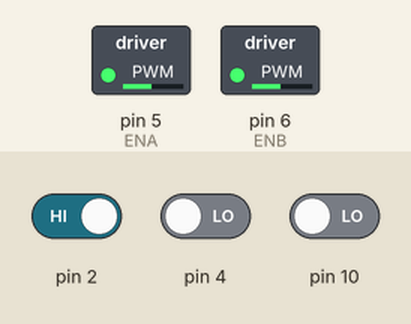
Recording of a sketch running on a simulated Arduino Uno, built with avr-gcc and run on an emulated ATmega328P. Shown: switched loads named in the sketch (green lamp = pin HIGH). The inputs (shaded band) are chosen by the test bench; at power-on: pin 2 HIGH, pin 4 LOW, pin 10 LOW. What the sketch prints to the serial monitor is not drawn.

Above: at 1.2 s.
1.3 s: pin 2 driven LOW
At 1.77 s:
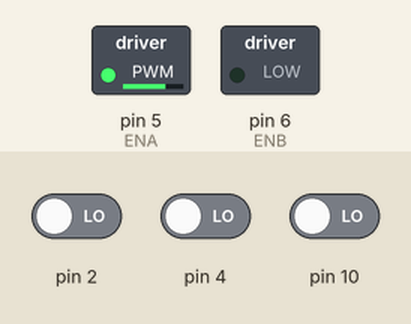
4.3 s: pin 2 driven HIGH
At 4.9 s:
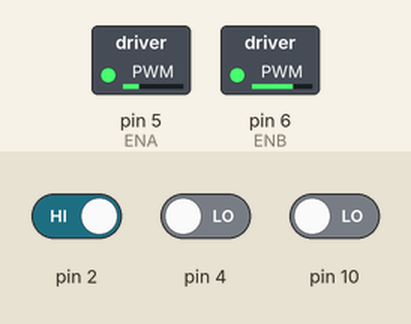
5.8 s: pin 4 driven HIGH
At 6.31 s:
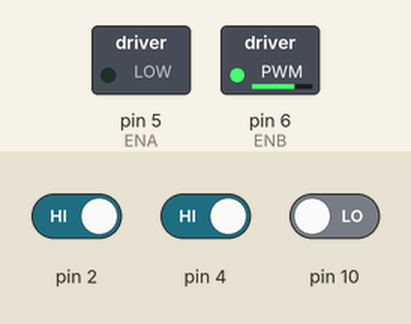
8.8 s: pin 10 driven HIGH
Timing chart, 0 to 12.8 s (numbered marks = the images above; inputs shaded):
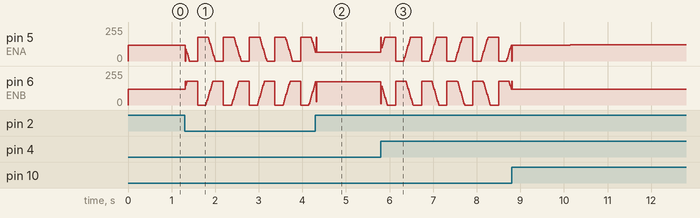

The sketch:

sketch_apr14a.ino
```cpp
//Line Tracking IO define
#define LT_R !digitalRead(10)
#define LT_M !digitalRead(4)
#define LT_L !digitalRead(2)

#define ENA 5
#define ENB 6
#define IN1 7
#define IN2 8
#define IN3 9
#define IN4 11

const uint8_t maxspeeda = 180;
const uint8_t maxspeedb = 180;
const uint8_t basespeeda = 120;
const uint8_t basespeedb = 120;

float Ki = 0.01;
float Kp = 0.0005;
float Kd = 0.1;
int P, I, D;
int lastError = 0;
int motorspeed, motorspeeda, motorspeedb;

void forward(int a, int b) {
  analogWrite(ENA, a); //left side
  analogWrite(ENB, b); //right side
  digitalWrite(IN1, HIGH);
  digitalWrite(IN2, LOW);
  digitalWrite(IN3, LOW);
  digitalWrite(IN4, HIGH);
  Serial.println("go forward!");
}

void setup() {
  Serial.begin(9600);
  pinMode(10, INPUT);
  pinMode(4, INPUT);
  pinMode(2, INPUT);
}

void loop() {
  int position;

  if (LT_L) {
    position = -1500;
  }
  else if (LT_L && LT_M){
    position = -750;
  }
  else if (LT_M) {
    position = 0;
  }
    else if (LT_R && LT_M){
    position = 750;
  }
  else if (LT_R) {
    position = 1500;
  }
  int error = 0 - position;

  P = error;
  I = I + error;
  D = error - lastError;
  lastError = error;
  motorspeed = P * Kp + I * Ki + D * Kd;

  motorspeeda = basespeeda + motorspeed;
  motorspeedb = basespeedb - motorspeed;

  if (motorspeeda > maxspeeda) {
    motorspeeda = maxspeeda;
  }
  if (motorspeedb > maxspeedb) {
    motorspeedb = maxspeedb;
  }
  if (motorspeeda < 0) {
    motorspeeda = 0;
  }
  if (motorspeedb < 0) {
    motorspeedb = 0;
  }
  //Serial.print(motorspeeda);Serial.print(" ");Serial.println(motorspeedb);
  forward(motorspeedb, motorspeeda);
}
```
